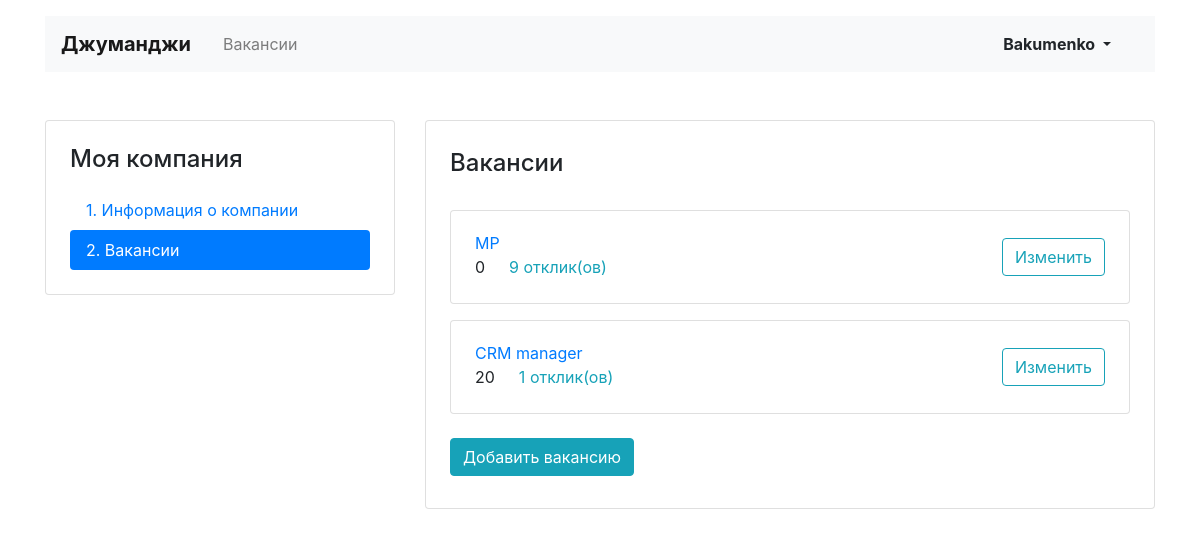
/mycompany/vacancies/ (signed in), run on the app's committed database.
### JobforJunes/models.py (models this page shows)
class Vacancy(models.Model):
    title = models.CharField(max_length=64)
    specialty = models.ForeignKey(Specialty, on_delete=models.CASCADE, related_name='vacancies')
    company = models.ForeignKey(Company, on_delete=models.CASCADE, related_name='companies')
    skills = models.TextField()
    description = models.TextField()
    salary_min = models.IntegerField()
    salary_max = models.IntegerField()
    published_at = models.CharField(max_length=20)

### JobforJunes/views/my_vacancies.py (the view)
# urls.py: path('mycompany/vacancies/', MyVacanciesList.as_view(), name='my_vacancies'),
class MyVacanciesList(LoginRequiredMixin, View):
    def get(self, request):
        my_vacancies = Vacancy.objects.filter(company=request.user.company).annotate(appl_number=Count('applications'))
        if len(my_vacancies)>0:
            return render(request, 'vacancy_list.html', {'my_vacancies':my_vacancies})
        else:
            return render(request, 'vacancy_start.html')

### templates/vacancy_list.html (shortened to what this page needs)
{% extends 'base.html' %}
{%block project %}
  <main class="container mt-3 pb-5">
    <div class="row mt-5">
      <div class="col-12 col-lg-4">
        <aside class="pt-3 pb-4 px-4 mb-5 card">
          <h1 class="h4 pt-2 pb-2">Моя компания</h1>
          <div class="nav flex-column nav-pills" id="v-pills-tab" role="tablist" aria-orientation="vertical">
            <a class="nav-link" href={% url 'my_company' %}>1. Информация о&nbsp;компании</a>
            <a class="nav-link active" href={url 'my_vacancies'}>2. Вакансии</a>
          </div>
        </aside>
      </div>
      <div class="col-12 col-lg-8">
        <div class="card">
          <div class="card-body px-4 pb-4">
            <section class="tab-pane fade show active">
              <h2 class="h4 pt-2 pb-3">Вакансии</h2>
              {% for vacancy in my_vacancies %}
              <div class="card mt-3">
                <div class="card-body px-4">
                  <div class="row align-items-center">
                    <div class="col-6 col-lg-8">
                      <a href="#" class="mb-1">{{vacancy.title}}</a>
                      <p class="mb-1">
                        <span class="mr-4">{{vacancy.salary_max}}</span><a href="#" class="text-info">{{vacancy.appl_number}} отклик(ов)</a>
                      </p>
                    </div>
                    <div class="col-6 col-lg-4 text-right">
                      <a href={% url 'vacancy_edit' vacancy.id %} class="btn btn-outline-info">Изменить</a>
                    </div>
                  </div>
                </div>
              </div>
              {% endfor %}
            </section>
            <br>
            <a href={% url 'vacancy_create' %} class="btn btn-info mb-2">Добавить вакансию</a>
          </div>
        </div>
      </div>
    </div>
  </main>
{% endblock %}

### templates/base.html (shortened to what this page needs)
<!DOCTYPE html>
<html lang="ru">
<head>
  <link rel="stylesheet" href="https://stackpath.bootstrapcdn.com/bootstrap/4.3.1/css/bootstrap.min.css">
</head>
<body>
  <header class="container mt-3">
    <nav class="navbar navbar-expand-lg navbar-light bg-light">
      <a class="navbar-brand mr-4 font-weight-bold" href={% url 'main' %}>Джуманджи</a>
      <div class="collapse navbar-collapse justify-content-between" id="navbarNav">
        <ul class="navbar-nav col-10">
          <li class="nav-item">
          <li {% if url == 'vacancies' %} class="nav-item active" {% endif %}>
              <a class="nav-link" href={% url 'vacancies' %}>Вакансии</a>
          </li>
       </ul>
          {% if request.user.is_anonymous  %}
        <ul class="navbar-nav col-2 justify-content-end">
          <li class="nav-item active">
            <a href={% url 'login' %} class="nav-link font-weight-bold">Вход</a>
          </li>
        </ul>
      </div>
    </nav>
        </ul>
   </div>
      {% else %}
          <ul class="navbar-nav col-2 justify-content-end">
          <li class="nav-item active">
            <div class="btn-group">
              <button type="button" class="btn dropdown-toggle font-weight-bold" data-toggle="dropdown" aria-haspopup="true" aria-expanded="false">
                {{request.user.username}}
              </button>
            </div>
          </li>
        </ul>
    {% endif %}
  </header>
{%block project%} {%endblock%}
<body>
</body>
</html>

### data on the page
Vacancy: title "MP", salary_max "0", appl_number "9"
Vacancy: title "CRM manager", salary_max "20", appl_number "1"

### other printed values
{{ request.user.username }} "Bakumenko"
